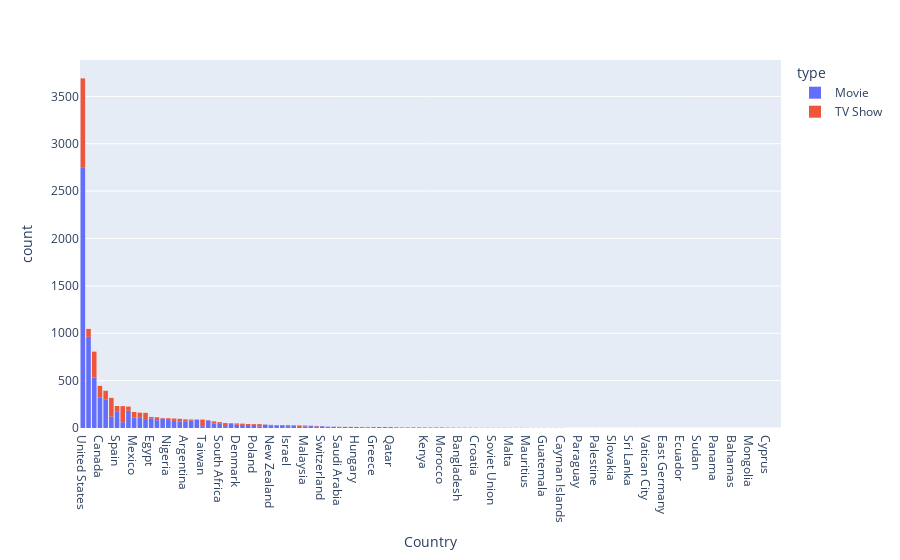

Here is the notebook cell this chart was saved with:
### Code cell
px.histogram(count_country, x='Country', color = 'type').update_xaxes(categoryorder='total descending')

### Figure 1 — Plotly figure (JSON) as saved in the notebook; plotly's stock layout.template omitted (floating-point values rounded to 4 significant figures; data arrays with more than 128 entries replaced by an {"elided": "..."} marker saying what was removed)
{"data": [{"alignmentgroup": "True", "bingroup": "x", "hovertemplate": "type=Movie<br>Country=%{x}<br>count=%{y}<extra></extra>", "legendgroup": "Movie", "marker": {"color": "#636efa", "pattern": {"shape": ""}}, "name": "Movie", "offsetgroup": "Movie", "orientation": "v", "showlegend": true, "type": "histogram", "x": {"elided": "7379 str values"}, "xaxis": "x", "yaxis": "y"}, {"alignmentgroup": "True", "bingroup": "x", "hovertemplate": "type=TV Show<br>Country=%{x}<br>count=%{y}<extra></extra>", "legendgroup": "TV Show", "marker": {"color": "#EF553B", "pattern": {"shape": ""}}, "name": "TV Show", "offsetgroup": "TV Show", "orientation": "v", "showlegend": true, "type": "histogram", "x": {"elided": "2640 str values"}, "xaxis": "x", "yaxis": "y"}], "layout": {"barmode": "relative", "legend": {"title": {"text": "type"}, "tracegroupgap": 0}, "margin": {"t": 60}, "xaxis": {"anchor": "y", "categoryorder": "total descending", "domain": [0, 1], "title": {"text": "Country"}}, "yaxis": {"anchor": "x", "domain": [0, 1], "title": {"text": "count"}}}}
